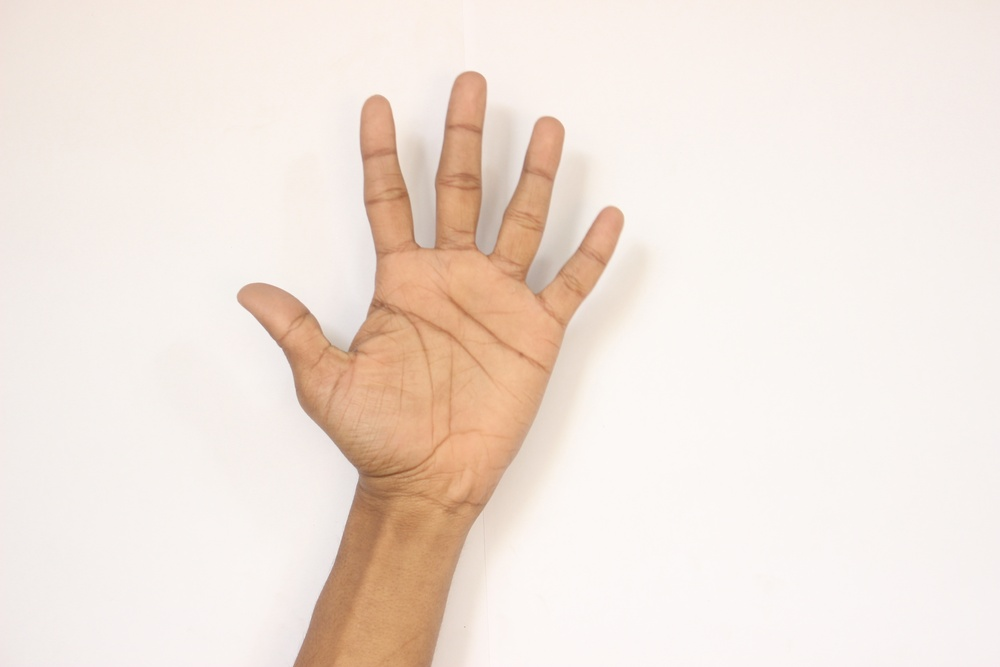
#> input picture 3.JPG, 1000 x 667 px, shrunk from 5184 x 3456 before the run
$ python showRGBhist.py
#> lines starting #> are read from the running program, lines starting #| are printed output that depends on the picture
import cv2
import numpy as np
from matplotlib import pyplot as plt

img = cv2.imread('3.JPG')
#> img is the input picture: shape (667, 1000, 3); mean B, G, R 219.2, 228.3, 241.5
color = ('r', 'g', 'b')
for i, col in enumerate(color):
    hist = cv2.calcHist([img], [i], None, [256], [0, 256])
    plt.plot(hist, color = col)
    plt.xlim(0, 256)
    plt.show()
#> this loop made 3 passes
#> pass 1, `plt.show()`:
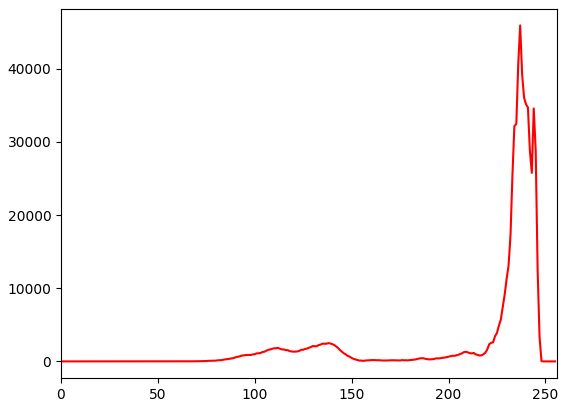
#> figure drawn by matplotlib, 1 panel; curve peaks at x = 237, y = 45909
#> pass 2, `plt.show()`:
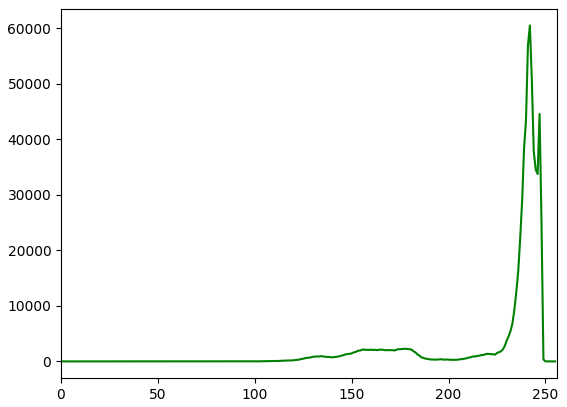
#> figure drawn by matplotlib, 1 panel; curve peaks at x = 242, y = 60474

$ run again, with 1.JPG copied over 3.JPG
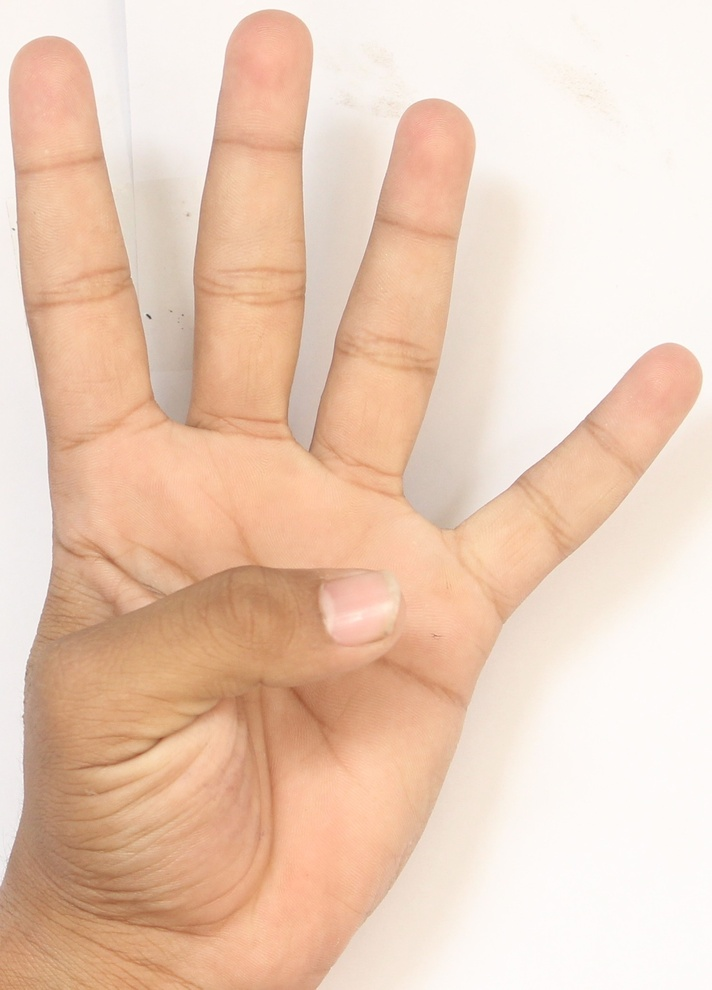
#> input picture 1.JPG, 712 x 990 px, shrunk from 1500 x 2085 before the run
#> img is the input picture: shape (990, 712, 3); mean B, G, R 184.5, 205.2, 235.7
#> the loop `for i, col in enumerate(color):` made 3 passes
#> pass 1, `plt.show()`:
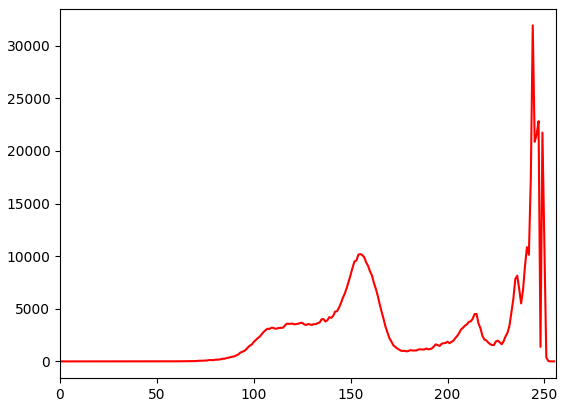
#> figure drawn by matplotlib, 1 panel; curve peaks at x = 244, y = 31931
#> pass 2, `plt.show()`:
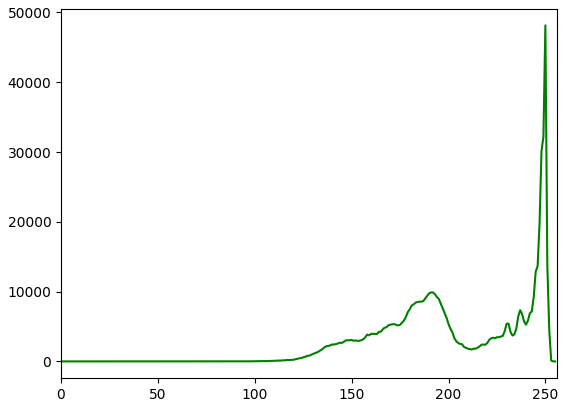
#> figure drawn by matplotlib, 1 panel; curve peaks at x = 250, y = 48140

$ run again, with 2.JPG copied over 3.JPG
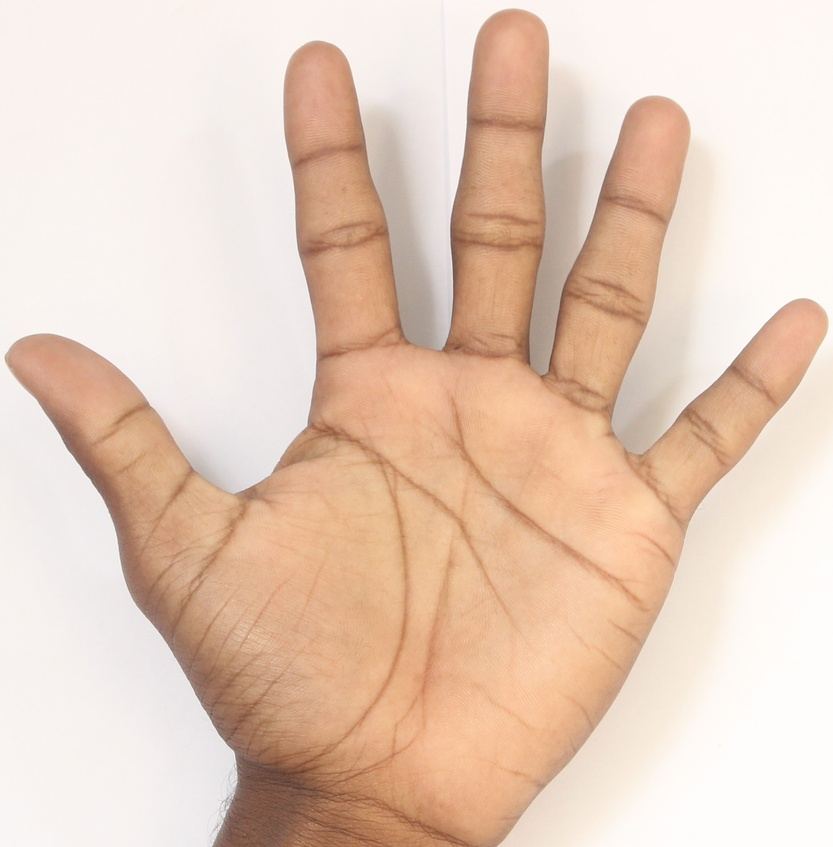
#> input picture 2.JPG, 833 x 847 px, shrunk from 2062 x 2096 before the run
#> img is the input picture: shape (847, 833, 3); mean B, G, R 187.2, 204.8, 230.3
#> the loop `for i, col in enumerate(color):` made 3 passes
#> pass 1, `plt.show()`:
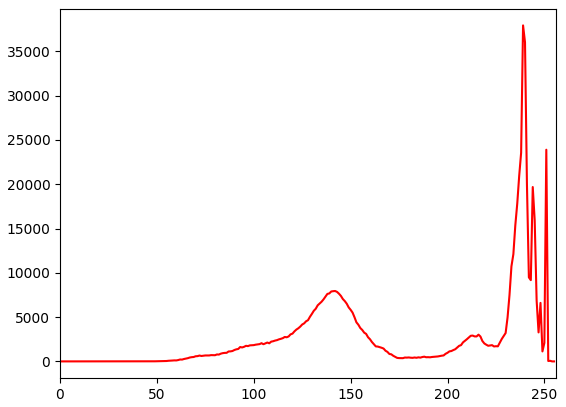
#> figure drawn by matplotlib, 1 panel; curve peaks at x = 239, y = 37925
#> pass 2, `plt.show()`:
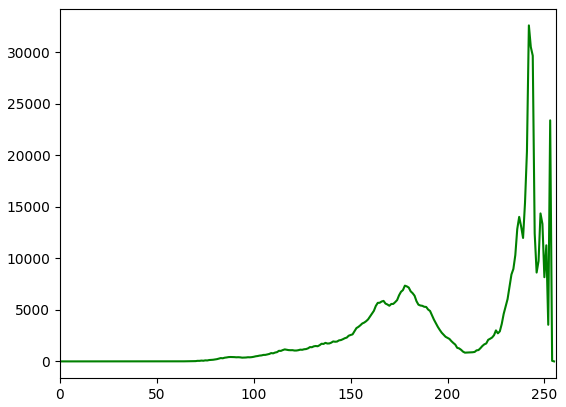
#> figure drawn by matplotlib, 1 panel; curve peaks at x = 242, y = 32626
